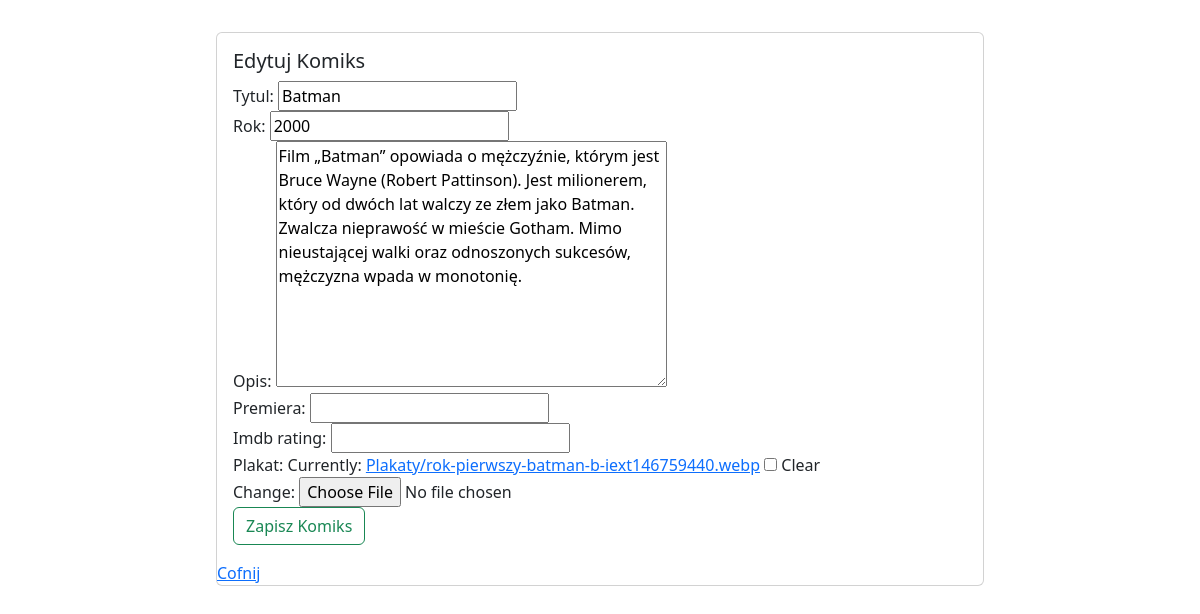
Screenshot of /komiksy/edytuj/2/ (signed in) with the database file from the repository.
### komiksyweb/models.py (models this page shows, shortened)
class Komiks(models.Model):
    tytul = models.CharField(max_length=64, blank=False, unique=True)
    rok = models.PositiveSmallIntegerField(default=2000)
    opis = models.TextField(default="")
    premiera = models.DateField(null=True,blank=True)
    imdb_rating = models.DecimalField(max_digits=4, decimal_places=2, null=True,blank=True)
    plakat = models.ImageField(upload_to="Plakaty", null=True, blank=True)

### komiksyweb/views.py (the view)
# urls.py: path('edytuj/<int:id>/', edytuj_komiks, name = "edytuj_komiks"), #przesłanie do funkcji parametru id
@login_required
def edytuj_komiks(request, id):     #parametr id pochodzi z urls
    komiks = get_object_or_404(Komiks, pk=id) #READ - pobranie rekordu z bazy w celu edycji
    form = KomiksForm(request.POST or None, request.FILES or None, instance=komiks)
    if form.is_valid(): #sprawdza poprawność danych
        form.save()
        return redirect(wszystkie_komiksy)
    return render(request,'komiks_form.html',{'form':form, 'nowy': False})

### komiksyweb/forms.py
class KomiksForm(ModelForm):
    class Meta:
        model = Komiks
        fields = ['tytul','rok','opis','premiera','imdb_rating','plakat']

### templates/komiks_form.html (shortened to what this page needs)
{% extends 'glowny.html' %}
{% load bootstrap %}
{% block strona %}
        <div class="card mx-auto" style="width: 48rem;">
          <div class="card-body">
            {% if  nowy %}
                <h5 class="card-title">Nowy Komiks</h5>
            {% else %}
                <h5 class="card-title">Edytuj Komiks</h5>
            {% endif %}
                <form method="post" enctype="multipart/form-data">
                    {{form|bootstrap}}
                        {% if  nowy %}
                            <button type="submit" class="btn btn-outline-success">Dodaj Komiks</button>
                        {% else %}
                            <button type="submit" class="btn btn-outline-success">Zapisz Komiks</button>
                        {% endif %}
                </form>
          </div>
            <a href="{% url 'wszystkie_komiksy' %}">Cofnij</a>
        </div>
{% endblock %}

### moje_static/moj.css (style rules this page uses)
body { padding: 2rem; }

### rows the page displays
Komiks: tytul "Batman", rok "2000", opis "Film „Batman” opowiada o mężczyźnie, którym jest Bruce Wayne (Robert Pattinson). Jest milionerem, który od dwóch lat walczy ze złem jako Batman. Zwalcza nieprawość w mieście Gotham. Mimo nieustającej walki oraz odnoszonych sukcesów, mężczyzna wpada w monotonię."
